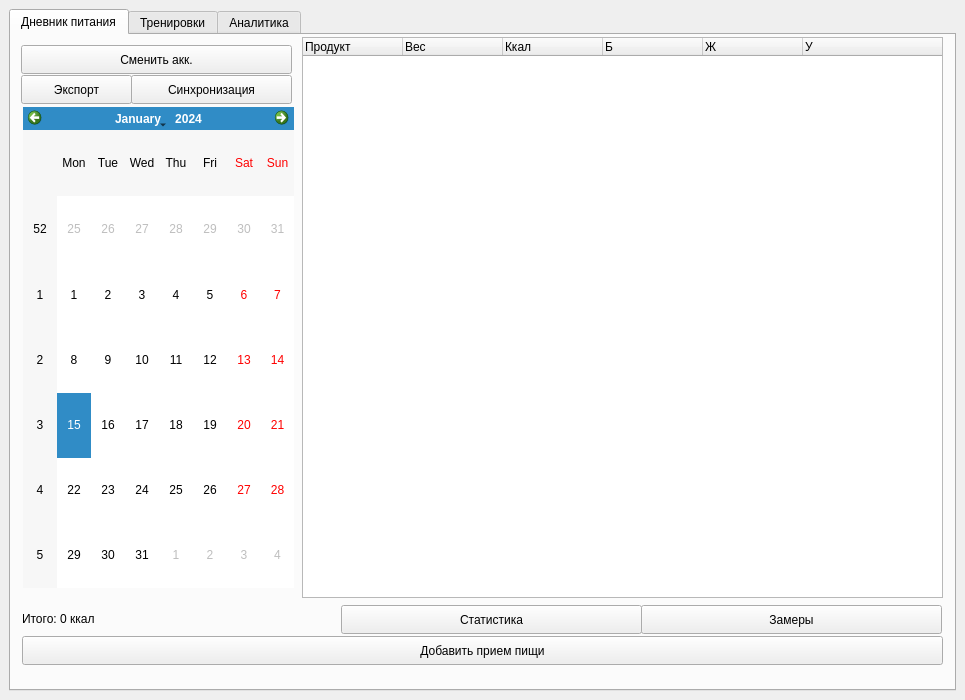
<?xml version="1.0" encoding="UTF-8"?>
<ui version="4.0">
 <class>MainWindow</class>
 <widget class="QMainWindow" name="MainWindow">
  <property name="geometry">
   <rect>
    <x>0</x>
    <y>0</y>
    <width>965</width>
    <height>700</height>
   </rect>
  </property>
  <widget class="QWidget" name="centralwidget">
   <layout class="QVBoxLayout" name="verticalLayout">
    <item>
     <widget class="QTabWidget" name="tabWidget">
      <property name="currentIndex">
       <number>0</number>
      </property>
      <widget class="QWidget" name="tabNutrition">
       <attribute name="title">
        <string>Дневник питания</string>
       </attribute>
       <widget class="QLabel" name="lblTotal">
        <property name="geometry">
         <rect>
          <x>11</x>
          <y>574</y>
          <width>321</width>
          <height>20</height>
         </rect>
        </property>
        <property name="text">
         <string>Итого: 0 ккал</string>
        </property>
       </widget>
       <widget class="QPushButton" name="btnAddFood">
        <property name="geometry">
         <rect>
          <x>11</x>
          <y>601</y>
          <width>921</width>
          <height>29</height>
         </rect>
        </property>
        <property name="text">
         <string>Добавить прием пищи</string>
        </property>
       </widget>
       <widget class="QWidget" name="verticalLayoutWidget">
        <property name="geometry">
         <rect>
          <x>697</x>
          <y>12</y>
          <width>16</width>
          <height>16</height>
         </rect>
        </property>
        <layout class="QVBoxLayout" name="verticalLayout_3"/>
       </widget>
       <widget class="QTreeWidget" name="foodTree">
        <property name="geometry">
         <rect>
          <x>291</x>
          <y>2</y>
          <width>641</width>
          <height>561</height>
         </rect>
        </property>
        <column>
         <property name="text">
          <string>Продукт</string>
         </property>
        </column>
        <column>
         <property name="text">
          <string>Вес</string>
         </property>
        </column>
        <column>
         <property name="text">
          <string>Ккал</string>
         </property>
        </column>
        <column>
         <property name="text">
          <string>Б</string>
         </property>
        </column>
        <column>
         <property name="text">
          <string>Ж</string>
         </property>
        </column>
        <column>
         <property name="text">
          <string>У</string>
         </property>
        </column>
       </widget>
       <widget class="QCalendarWidget" name="calendarWidget">
        <property name="geometry">
         <rect>
          <x>12</x>
          <y>72</y>
          <width>271</width>
          <height>481</height>
         </rect>
        </property>
       </widget>
       <widget class="QPushButton" name="btnSync">
        <property name="geometry">
         <rect>
          <x>120</x>
          <y>40</y>
          <width>161</width>
          <height>29</height>
         </rect>
        </property>
        <property name="text">
         <string>Синхронизация</string>
        </property>
       </widget>
       <widget class="QPushButton" name="btnStats">
        <property name="geometry">
         <rect>
          <x>330</x>
          <y>570</y>
          <width>301</width>
          <height>29</height>
         </rect>
        </property>
        <property name="text">
         <string>Статистика</string>
        </property>
       </widget>
       <widget class="QPushButton" name="btnExportML">
        <property name="geometry">
         <rect>
          <x>10</x>
          <y>40</y>
          <width>111</width>
          <height>29</height>
         </rect>
        </property>
        <property name="text">
         <string>Экспорт</string>
        </property>
       </widget>
       <widget class="QPushButton" name="btnChangeUser">
        <property name="geometry">
         <rect>
          <x>10</x>
          <y>10</y>
          <width>271</width>
          <height>29</height>
         </rect>
        </property>
        <property name="text">
         <string>Сменить акк.</string>
        </property>
       </widget>
       <widget class="QPushButton" name="btnProfile">
        <property name="geometry">
         <rect>
          <x>630</x>
          <y>570</y>
          <width>301</width>
          <height>29</height>
         </rect>
        </property>
        <property name="text">
         <string>Замеры</string>
        </property>
       </widget>
      </widget>
      <widget class="QWidget" name="tabWorkout">
       <attribute name="title">
        <string>Тренировки</string>
       </attribute>
       <layout class="QVBoxLayout" name="layoutWork">
        <item>
         <widget class="QTreeWidget" name="workoutTree">
          <column>
           <property name="text">
            <string notr="true">1</string>
           </property>
          </column>
         </widget>
        </item>
        <item>
         <widget class="QPushButton" name="btnAddWorkout">
          <property name="text">
           <string>Записать тренировку</string>
          </property>
         </widget>
        </item>
       </layout>
      </widget>
      <widget class="QWidget" name="tab">
       <attribute name="title">
        <string>Аналитика</string>
       </attribute>
       <widget class="QPushButton" name="btnGenerateAI">
        <property name="geometry">
         <rect>
          <x>150</x>
          <y>470</y>
          <width>631</width>
          <height>171</height>
         </rect>
        </property>
        <property name="font">
         <font>
          <family>Source Code Pro</family>
          <pointsize>30</pointsize>
         </font>
        </property>
        <property name="text">
         <string>Дайте совет</string>
        </property>
       </widget>
       <widget class="QTextBrowser" name="textAI">
        <property name="geometry">
         <rect>
          <x>150</x>
          <y>1</y>
          <width>631</width>
          <height>471</height>
         </rect>
        </property>
        <property name="font">
         <font>
          <family>Source Code Pro</family>
          <pointsize>14</pointsize>
         </font>
        </property>
       </widget>
      </widget>
     </widget>
    </item>
   </layout>
  </widget>
 </widget>
 <resources/>
 <connections/>
</ui>
